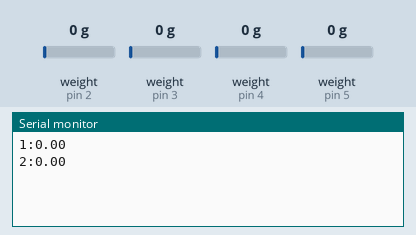
This program was run on a simulated Arduino Nano, built with avr-gcc and run on an emulated ATmega328P. On the bench: the last lines printed to the serial monitor. Inputs (shaded band) come from the test bench; at power-on: weight on the scale (sensors on pin 2, pin 3, pin 4, pin 5) 0 g.

Above: at 2.2 s.
2.3 s: weight on the scale (sensor on pin 2) set to 100 g
At 3.6 s:
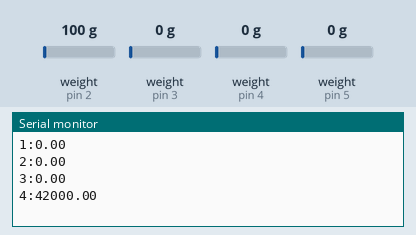
5.3 s: weight on the scale (sensor on pin 3) set to 100 g
At 8.0 s:
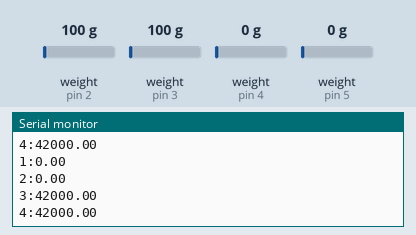
8.3 s: weight on the scale (sensor on pin 4) set to 100 g
At 10.3 s:
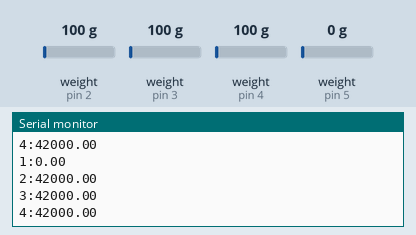
11.3 s: weight on the scale (sensor on pin 5) set to 100 g
At 11.8 s:
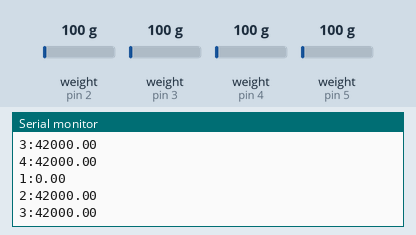
14.3 s: weight on the scale (sensor on pin 2) set to 1250 g
At 16.9 s:
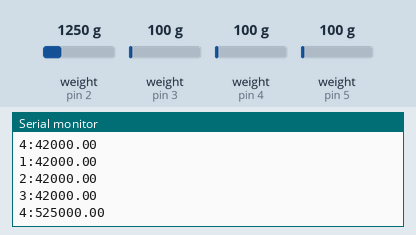
17.3 s: weight on the scale (sensor on pin 3) set to 1250 g
At 19.2 s:
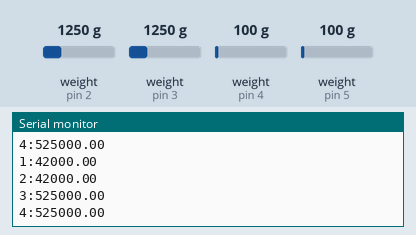
Timing chart, 0 to 20.7 s (numbered marks = the images above; inputs shaded):
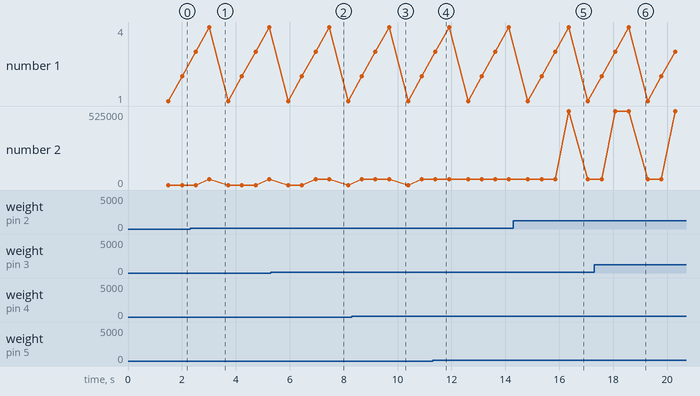

The program:

main.cpp
```cpp
#include "GlobalConfiguration.h"
#include "AdcHandler.h"
#include "SerialHandler.h"

AdcHandler adcHandler;
SerialHandler serialHandler;

// Array to store load cell raw values
long loadCellValues[NUM_LOAD_CELLS];

void setup()
{
  serialHandler.begin();
  delay(500);

  adcHandler.begin();
}

void loop()
{
  adcHandler.printValues();
  // Wait before next reading
  delay(DELAY_IN_MS);
}
```

AdcHandler.h
```cpp
#if !defined(ADCHANDLER_H)
#define ADCHANDLER_H

#include "GlobalConfiguration.h"
#include "SerialHandler.h"
#include "HX711.h"

class AdcHandler
{
private:
    HX711 loadcell1;
    HX711 loadcell2;
    HX711 loadcell3;
    HX711 loadcell4;
    bool initialized;

public:
    AdcHandler();
    void begin();
    bool isInitialized() const;
    float readValue(uint8_t cellIndex);
    void printValues();
};

#endif // ADCHANDLER_H
```

Hardware.h
```cpp
#if !defined(HARDWARE_H)
#define HARDWARE_H

// Loadcell conection pins - HX711
#define LOADCELL_SCK 6
#define LOADCELL_DT1 5
#define LOADCELL_DT2 4
#define LOADCELL_DT3 3
#define LOADCELL_DT4 2

#endif // HARDWARE_H
```

SerialHandler.h
```cpp
#if !defined(SERIALHANDLER_H)
#define SERIALHANDLER_H

#include "GlobalConfiguration.h"

#define NUM_LOAD_CELLS 4

// Format per line: id:value\r\n
// Example: 1:126032,00\r\n

class SerialHandler
{
private:
    char messageBuffer[32];

public:
    SerialHandler();
    void begin();
    static void sendLoadCellValue(uint8_t cellId, float value);
};

#endif // SERIALHANDLER_H
```

AdcHandler.cpp
```cpp
#include "AdcHandler.h"

AdcHandler::AdcHandler() : initialized(false)
{
}

void AdcHandler::begin()
{
    loadcell1.begin(LOADCELL_DT1, LOADCELL_SCK);
    loadcell1.set_gain(128);
    delay(100);

    loadcell2.begin(LOADCELL_DT2, LOADCELL_SCK);
    loadcell2.set_gain(128);
    delay(100);

    loadcell3.begin(LOADCELL_DT3, LOADCELL_SCK);
    loadcell3.set_gain(128);
    delay(100);

    loadcell4.begin(LOADCELL_DT4, LOADCELL_SCK);
    loadcell4.set_gain(128);
    delay(100);

    initialized = true;
}

bool AdcHandler::isInitialized() const
{
    return initialized;
}

float AdcHandler::readValue(uint8_t cellIndex)
{
    switch (cellIndex)
    {
    case 1:
        return loadcell1.get_units(5);
    case 2:
        return loadcell2.get_units(5);
    case 3:
        return loadcell3.get_units(5);
    case 4:
        return loadcell4.get_units(5);

    default:
        break;
    }
    return 0.0f;
}

void AdcHandler::printValues()
{
    SerialHandler::sendLoadCellValue(1, readValue(1));
    SerialHandler::sendLoadCellValue(2, readValue(2));
    SerialHandler::sendLoadCellValue(3, readValue(3));
    SerialHandler::sendLoadCellValue(4, readValue(4));
}
```

SerialHandler.cpp
```cpp
#include "SerialHandler.h"

SerialHandler::SerialHandler()
{
    memset(messageBuffer, 0, sizeof(messageBuffer));
}

void SerialHandler::begin()
{
    Serial.begin(SERIAL_BAUD_RATE);
    delay(100);
}

void SerialHandler::sendLoadCellValue(uint8_t cellId, float value)
{
    // Format: id:value,00\r\n
    // Example: 1:126032,00
    Serial.print(cellId);
    Serial.print(":");
    Serial.print(value, 2);
    Serial.print("\r\n");
    delay(5);
}
```

GlobalConfiguration.h
```cpp
#if !defined(GLOBAL_CONFIG_H)
#define GLOBAL_CONFIG_H

#include "Arduino.h"
#include "Hardware.h"

// loadcells configuration
#define NUM_LOAD_CELLS 4
#define CALIBRATION_FACTOR 1000.0f
#define NUM_READINGS 10

// serial communication
#define SERIAL_BAUD_RATE 115200

// delay in ms for the main loop
#define DELAY_IN_MS 200

#endif // GLOBAL_CONFIG_H
```

Measured:
- after the input at 2.3 s, the serial monitor: prints a new line after 0.72 s (image 1)
- after the input at 5.3 s, the serial monitor: prints a new line after 1.7 s (image 2)
- after the input at 8.3 s, the serial monitor: prints a new line after 0.37 s (image 3)
- after the input at 14.3 s, the serial monitor: prints a new line after 2.1 s (image 5)
- after the input at 17.3 s, the serial monitor: prints a new line after 0.77 s (image 6)
- plotted number 2: 0 → 42000 after the input at 2.3 s
